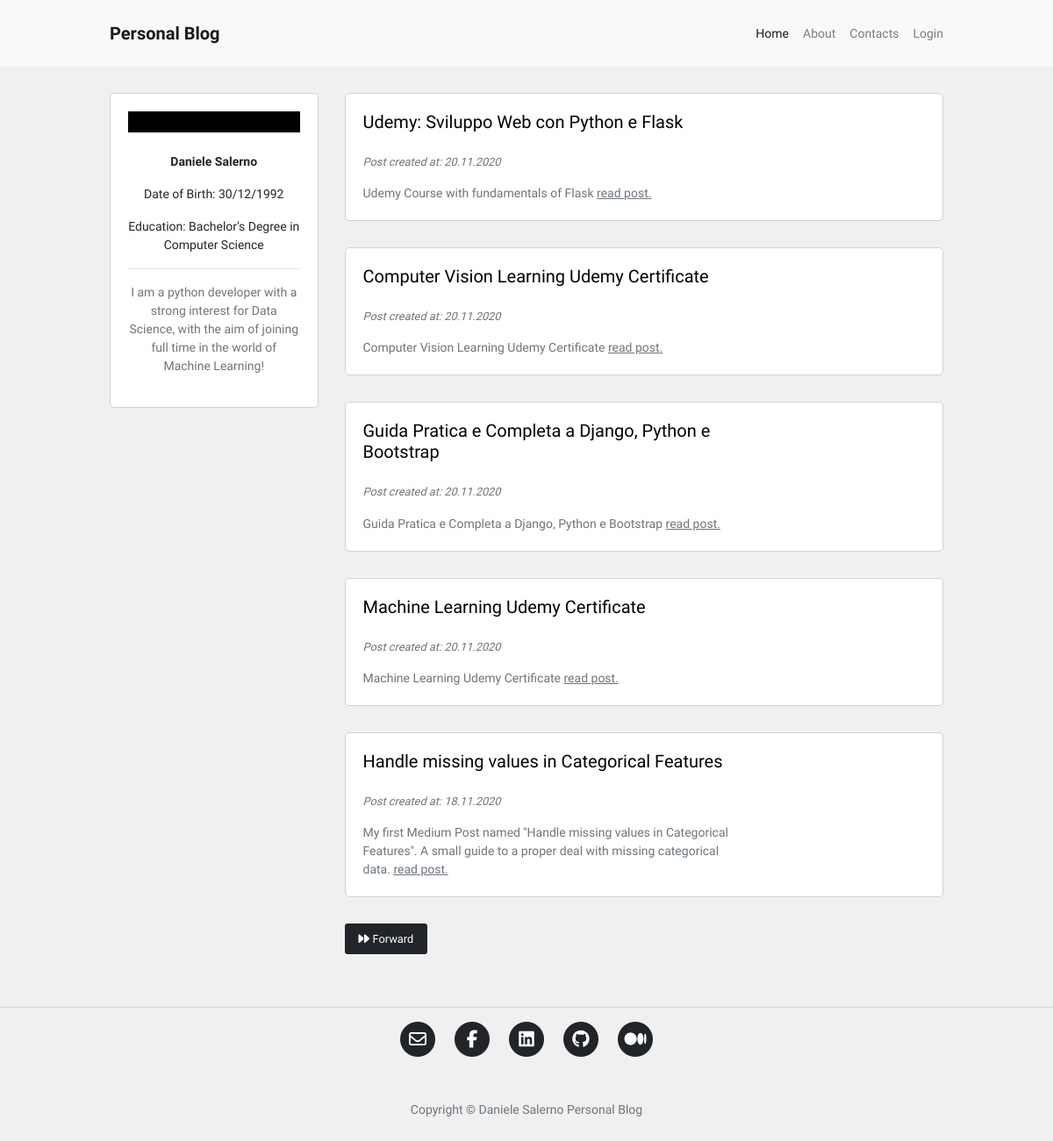
Before: / with the older database file.
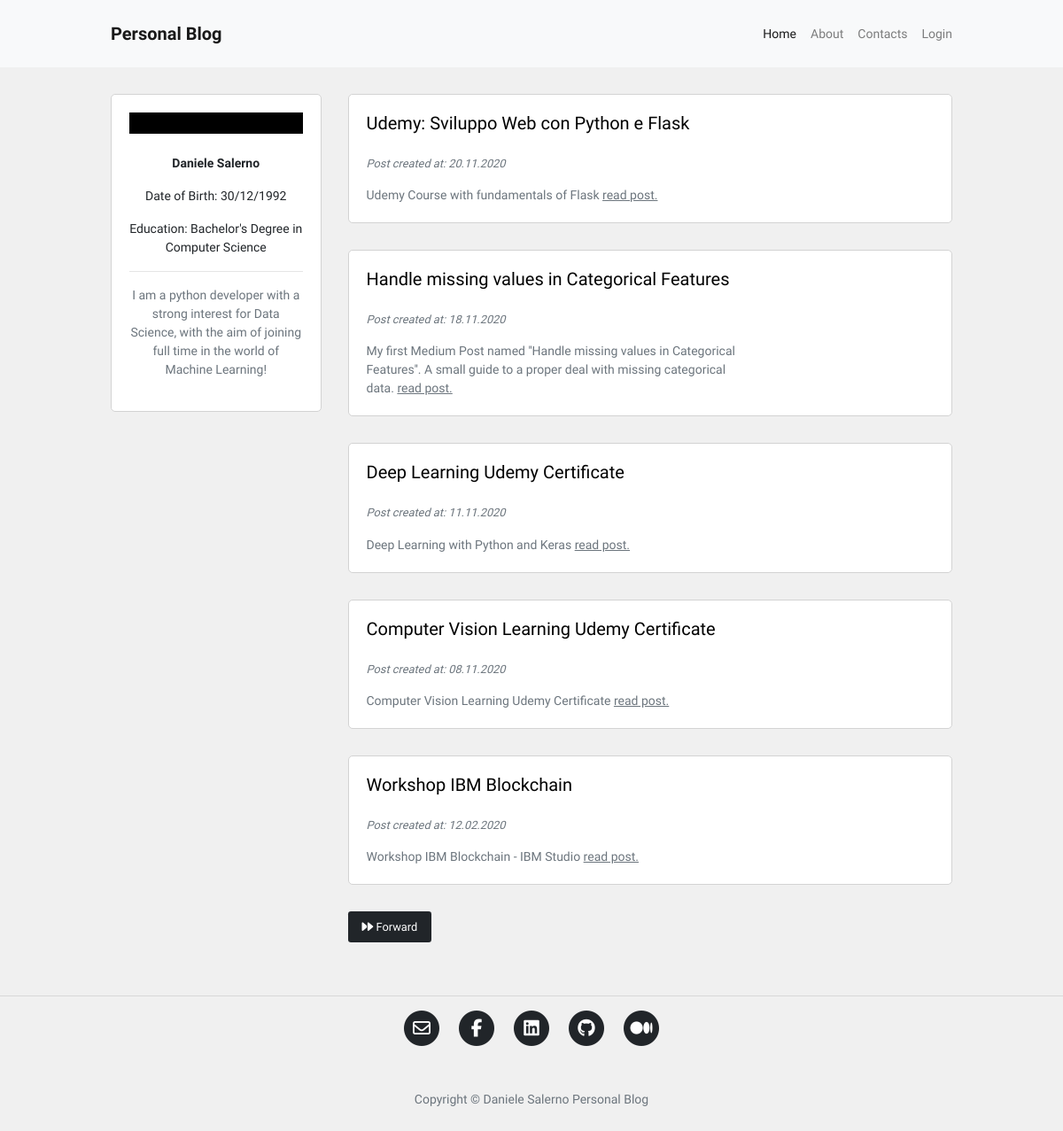
After: the same page with the newer database file.
### blog/models.py (models this page shows, shortened)
class Post(db.Model):
    id = db.Column(db.Integer, primary_key=True)
    user_id = db.Column(db.Integer, db.ForeignKey('user.id'), nullable=False)
    insert_time = db.Column(db.DateTime, default=datetime.now)
    title = db.Column(db.String(120), nullable=False)
    description = db.Column(db.String(240))
    body = db.Column(db.Text(), nullable=False)
    slug = db.Column(db.String(250))
    image = db.Column(db.String(120))

### blog/routes.py (the view)
@app.route("/")
def homepage():
    page_number = request.args.get('page', 1, type=int)
    posts = Post.query.order_by(Post.insert_time.desc()).paginate(page_number, 5, True)
    if posts.has_next:
        next_page = url_for("homepage", page=posts.next_num)
    else:
        next_page = None
    if posts.has_prev:
        previous_page = url_for("homepage", page=posts.prev_num)
    else:
        previous_page = None
    return render_template("homepage.html", posts=posts, current_page=page_number,
                            next_page=next_page, previous_page=previous_page)

### blog/templates/homepage.html (shortened to what this page needs)
{% extends 'base.html' %}
{% block content %}
<div class="container content-container">
    <div class="row no-gutters">
        <div class="col-md-9 order-md-2">
            {% for post in posts.items %}
            <div class="single-post-home">
                <div class="container">
                    <div class="row">
                        <div class="col-sm-8 no-padding-left-right">
                            <h5>
                                <a href="{{ url_for('post_detail', post_slug=post.slug) }}">
                                    <p class="hover-underline-animation">{{ post.title }}</p>
                                </a>
                            </h5>
                            <p class="p-small-two text-muted">
                                Post created at: {{ post.insert_time.strftime('%d.%m.%Y') }}
                            </p>
                            {% if post.description %}
                            <p class="p-small-one text-muted mb-0">
                                {{ post.description }}
                                <a class="read-more" href="{{ url_for('post_detail', post_slug=post.slug) }}">read post.</a>
                            </p>
                            {% endif %}
                        </div>
                        <div class="col-sm-4 no-padding-left-right auto-margin">
                            <div class="post-image-block">
                            </div>
                        </div>
                    </div>
                </div>
            </div>
            {% endfor %}
            <div class="pagination-block">
                {% if next_page %}
                <a id="btn_forward" class="btn btn-sm btn-outline-secondary mouse-cursor-gradient-tracking" href="{{ next_page }}"><i class="fas fa-forward"></i> Forward</a>
                {% endif %}
            </div>
        </div>
        <div class="col-md-3 order-md-1">
            {% include 'about_me_snippet.html' %}
        </div>
    </div>
</div>
{% endblock %}

### blog/templates/base.html (shortened to what this page needs)
<!DOCTYPE html>
<html lang="en">
<head>
	<link rel="stylesheet" href="{{ url_for('static', filename='assets/bootstrap/css/bootstrap.min.css') }}">
	<link rel="stylesheet" href="{{ url_for('static', filename='blog.css') }}">
	<link rel="stylesheet" href="{{ url_for('static', filename='animations.css') }}">
</head>
<body>
    <nav class="navbar navbar-expand-lg navbar-light bg-light">
        <div class="container navbar-container">
            <a class="navbar-brand" href="{{ url_for('homepage') }}"><strong>Personal Blog</strong></a>
            <div class="collapse navbar-collapse" id="navbarSupportedContent">
                <ul class="navbar-nav ml-auto">
                <li class="nav-item">
                    <a class="nav-link {% if request.path == '/' %}active{% endif %}" href="{{ url_for('homepage') }}">Home <span class="sr-only">(current)</span></a>
                </li>
                <li class="nav-item">
                    <a class="nav-link {% if request.path == '/about' %}active{% endif %}" href="{{ url_for('about') }}">About</a>
                </li>
                <li class="nav-item">
                    <a class="nav-link {% if request.path == '/contact' %}active{% endif %}" href="{{ url_for('contact') }}">Contacts</a>
				</li>
				{% if current_user.is_authenticated %}
                <li class="nav-item">
                    <a class="nav-link {% if request.path == '/create-post' %}active{% endif %}" href="{{ url_for('post_create') }}">New Post</a>
                </li>
                <li class="nav-item">
                    <a class="nav-link" href="{{ url_for('logout') }}">Logout</a>
                </li>
                {% else %}
                <li class="nav-item">
                    <a class="nav-link" href="{{ url_for('login') }}">Login</a>
                </li>
                {% endif %}
                </ul>
            </div>
        </div>
    </nav>
    {% block content %}
    {% endblock %}
	<hr>
	<footer>
	  <div class="container">
		<div class="row">
		  <div class="col-lg-8 col-md-10 mx-auto">
			<ul class="list-inline text-center">
			  <li class="list-inline-item">
				<a href="mailto:salerno.daniele92@gmail.com">
				  <span class="fa-stack fa-lg">
					<i class="fas fa-circle fa-stack-2x"></i>
					<i class="far fa-envelope fa-stack-1x fa-inverse"></i>
				  </span>
				</a>
			  </li>
			  <li class="list-inline-item">
				<a href="https://www.facebook.com/account92" target="_blank">
				  <span class="fa-stack fa-lg">
					<i class="fas fa-circle fa-stack-2x"></i>
					<i class="fab fa-facebook-f fa-stack-1x fa-inverse"></i>
				  </span>
				</a>
			  </li>
			  <li class="list-inline-item">
				<a href="https://www.linkedin.com/in/daniele-salerno-1314ab129/" target="_blank">
				  <span class="fa-stack fa-lg">
					<i class="fas fa-circle fa-stack-2x"></i>
					<i class="fab fa-linkedin fa-stack-1x fa-inverse"></i>
				  </span>
				</a>
			  </li>
			  <li class="list-inline-item">
				<a href="https://github.com/daniele-salerno" target="_blank">
				  <span class="fa-stack fa-lg">
					<i class="fas fa-circle fa-stack-2x"></i>
					<i class="fab fa-github fa-stack-1x fa-inverse"></i>
				  </span>
				</a>
			  </li>
			  <li class="list-inline-item">
				<a href="https://daniele-salerno.medium.com/" target="_blank">
				  <span class="fa-stack fa-lg">
					<i class="fas fa-circle fa-stack-2x"></i>
					<i class="fab fa-medium fa-stack-1x fa-inverse"></i>
				  </span>
				</a>
			  </li>
			</ul>
			<p class="copyright text-muted">Copyright &copy; Daniele Salerno Personal Blog</p>
		  </div>
		</div>
	  </div>
	</footer>
</body>
</html>

### blog/templates/about_me_snippet.html (shortened to what this page needs)
<div class="about-snippet-block text-center">
  <figure class="hover-img">
  </figure>
  <p class="p-small-one"><strong>Daniele Salerno</strong></p>
  <p class="p-small-one">Date of Birth: 30/12/1992</p>
  <p class="p-small-one">Education: Bachelor's Degree in Computer Science</p>
  <hr>
  <p class="p-small-one text-muted">I am a python developer with a strong interest for Data Science, with the aim of joining full time in the world of Machine Learning!</p>
</div>

### blog/static/blog.css (style rules this page uses)
html, body { font-family: 'Oxanium', sans-serif; background-color: #f0f0f0; }
a { color: #212529; transition: all .2s; }
.navbar-container { max-width: 950px; font-size: 0.875rem; padding: 10px 0px 10px 0px; }
.content-container { max-width: 950px; margin-top: 30px; margin-bottom: 30px; padding: 0px; }
.pagination-block { margin-bottom: 30px; }
.about-snippet-block { background-color: #fff; border: 1px solid #d3d3d3; border-radius: 5px; padding: 20px; }
.no-padding-left-right { padding-right: 0px; padding-left: 0px; }
.auto-margin { margin-top: auto; margin-bottom: auto; }
.single-post-home { background-color: #fff; border: 1px solid #d3d3d3; border-radius: 5px; padding: 20px; margin-bottom: 30px; }
.p-small-one { font-size: 0.875rem; }
.p-small-two { font-size: 0.800rem; font-style: italic; }
@media (min-width: 768px) { .single-post-home { margin-left: 30px; } }
@media (min-width: 768px) { .post-image-block { margin-left: 30px; } }
@media (min-width: 768px) { .pagination-block { margin-left: 30px; } }
@media (min-width: 768px) { .nav-link { padding-right: 0px !important; padding-left: 1rem !important; } }
.read-more { color: #6c757d; text-decoration: underline; }
.list-inline { padding: 50px 0 65px; margin: 0; padding: 0; }
.copyright { padding: 50px 0 65px; font-size: 14px; margin-bottom: 0; text-align: center; }

### blog/static/animations.css (style rules this page uses)
.hover-img { background-color: #000; color: #fff; display: inline-block; overflow: hidden; position: relative; text-align: center; width: 100%; }
.hover-img:before, .hover-img:after { background-color: rgba(0, 0, 0, 0.5); border-top: 32px solid rgba(0, 0, 0, 0.5); border-bottom: 32px solid rgba(0, 0, 0, 0.5); position: absolute; top: 0; bottom: 0; left: 0; right: 0; content: ''; transition: all 0.3s ease; z-index: 1; opacity: 0; transform: scaleY(2); }
.container { overflow-x: hidden; width: 100%; }
.mouse-cursor-gradient-tracking { position: relative; background: #212529; padding: 0.5rem 1rem; font-size: 0.8rem; border: none; color: white; cursor: pointer; outline: none; overflow: hidden; }
.mouse-cursor-gradient-tracking:before { --size: 0; content: ''; position: absolute; left: var(--x); top: var(--y); width: var(--size); height: var(--size); background: radial-gradient(circle closest-side, white, transparent); transform: translate(-50%, -50%); transition: width 0.2s ease, height 0.2s ease; }
.hover-underline-animation { display: inline-block; position: relative; color: #000; }
.hover-underline-animation:after { content: ''; position: absolute; width: 100%; transform: scaleX(0); height: 2px; bottom: 0; left: 0; background-color: #000; transform-origin: bottom right; transition: transform 0.25s ease-out; }

Changed rows visible on the page:
no longer on this page (row edited): Post: title "Guida Pratica e Completa a Django, Python e Bootstrap", insert_time "20.11.2020", description "Guida Pratica e Completa a Django, Python e Bootstrap"
no longer on this page (row edited): Post: title "Machine Learning Udemy Certificate", insert_time "20.11.2020", description "Machine Learning Udemy Certificate"
changed Post "Handle missing values in Categorical Features": moves up the list
now on this page (row edited): Post: title "Deep Learning Udemy Certificate", insert_time "11.11.2020", description "Deep Learning with Python and Keras"
changed Post "Computer Vision Learning Udemy Certificate": insert_time "20.11.2020" → "08.11.2020"
added Post: title "Workshop IBM Blockchain", insert_time "12.02.2020", description "Workshop IBM Blockchain - IBM Studio"
